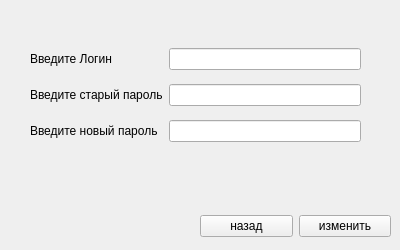
<?xml version="1.0" encoding="UTF-8"?>
<ui version="4.0">
 <class>ChangeForm</class>
 <widget class="QWidget" name="ChangeForm">
  <property name="geometry">
   <rect>
    <x>0</x>
    <y>0</y>
    <width>400</width>
    <height>250</height>
   </rect>
  </property>
  <property name="windowTitle">
   <string>Form</string>
  </property>
  <widget class="QWidget" name="gridLayoutWidget">
   <property name="geometry">
    <rect>
     <x>30</x>
     <y>40</y>
     <width>331</width>
     <height>111</height>
    </rect>
   </property>
   <layout class="QGridLayout" name="gridLayout">
    <item row="0" column="1">
     <widget class="QLineEdit" name="user_name"/>
    </item>
    <item row="1" column="1">
     <widget class="QLineEdit" name="OldPassword"/>
    </item>
    <item row="0" column="0">
     <widget class="QLabel" name="label">
      <property name="text">
       <string>Введите Логин</string>
      </property>
     </widget>
    </item>
    <item row="1" column="0">
     <widget class="QLabel" name="label_2">
      <property name="text">
       <string>Введите старый пароль</string>
      </property>
     </widget>
    </item>
    <item row="2" column="0">
     <widget class="QLabel" name="label_3">
      <property name="text">
       <string>Введите новый пароль</string>
      </property>
     </widget>
    </item>
    <item row="2" column="1">
     <widget class="QLineEdit" name="newPassword"/>
    </item>
   </layout>
  </widget>
  <widget class="QWidget" name="">
   <property name="geometry">
    <rect>
     <x>200</x>
     <y>210</y>
     <width>191</width>
     <height>32</height>
    </rect>
   </property>
   <layout class="QHBoxLayout" name="horizontalLayout">
    <item>
     <widget class="QPushButton" name="backButton">
      <property name="text">
       <string>назад</string>
      </property>
     </widget>
    </item>
    <item>
     <widget class="QPushButton" name="nextButton">
      <property name="text">
       <string>изменить</string>
      </property>
     </widget>
    </item>
   </layout>
  </widget>
 </widget>
 <resources/>
 <connections/>
</ui>
